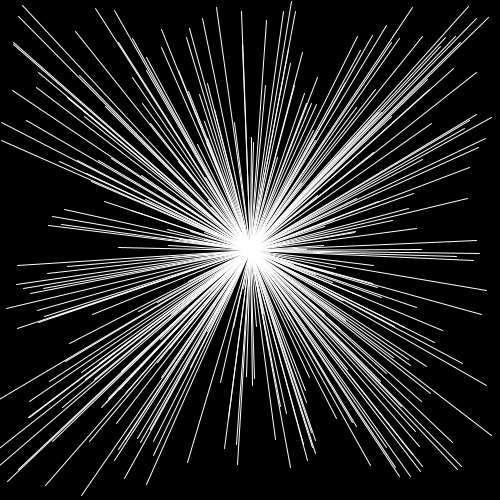
Frame 1 (no input)
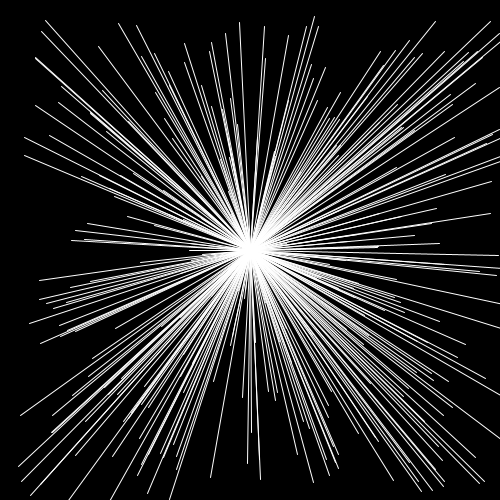
Frame 60 (the mouse pressed at the canvas centre just before this capture)
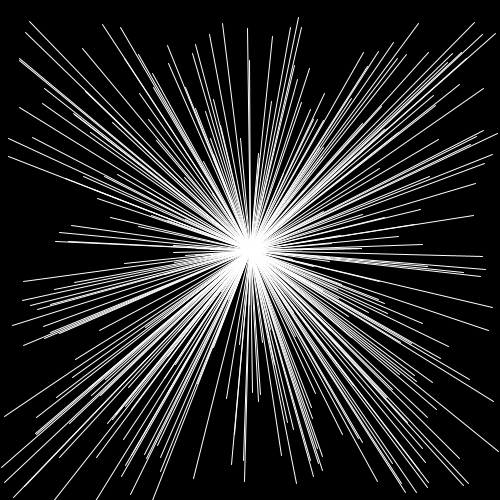
Frame 120 (the mouse held since frame 60 and released just before this capture)

The Processing sketch that drew these frames (run headless with seeded random() and noise(); from frame 60 on, the mouse is pressed at the canvas centre):

// Processing sketch: perlin_noise_2
// ── perlin_noise_2.pde
float[] xPos, yPos;
final int NUMLINES = 300;
float tnoiseX;
float tnoiseY;
float twitchX;
float twitchY;

void setup() {
  size(500,500);
  smooth();
  stroke(255);
  strokeWeight(1); 
  
  xPos = new float[NUMLINES];
  yPos = new float[NUMLINES];
  
  for (int x = 0; x < NUMLINES; x++) {
    xPos[x] = random(width);
    yPos[x] = random(height);
  }
  tnoiseX = random(10);
  tnoiseY = random(10);
}

void draw() {
  background(0);

  for (int y = 0; y < NUMLINES; y++ ) {
    twitchX = 50 - (noise(tnoiseX)*100);
    twitchY = 30 - (noise(tnoiseY)*60);
    line (width/2, height/2, xPos[y] + twitchX, yPos[y]+ twitchY);

  }
  tnoiseX += 0.01;
  tnoiseY += 0.01;

}
